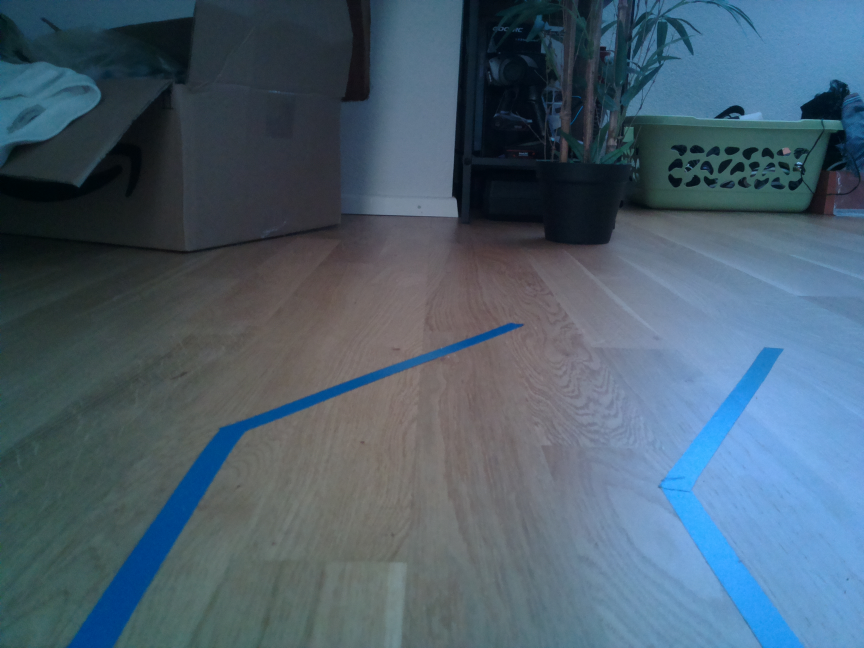
#> input picture AutoPilot/utilities/lane_tracking/test2.jpg, 2592 x 1944 px (shown at 1/3 size)
$ python lanes.py
#> lines starting #> are read from the running program, lines starting #| are printed output that depends on the picture; after the words box and inside, x2 and y2 are one past the last pixel; in counts of white or black regions, pixels touching at a corner belong together
import cv2
import matplotlib.pyplot as plt
import numpy as np
import time
import os
import logging
import math
import sys
import datetime

test_img_path = 'test2.jpg'

def resize(image, show_img):
    resized_img = cv2.resize(image, (640, 480), interpolation=cv2.INTER_CUBIC)
    if show_img:
        cv2.imshow('image', resized_img)
    return resized_img

def hsv(resized_img, show_img):
    hsv = cv2.cvtColor(resized_img, cv2.COLOR_BGR2HSV)
    if show_img:
        cv2.imshow('hsv', hsv)
    lower_blue = np.array([50, 120, 0])
    upper_blue = np.array([140, 255, 255])
    mask = cv2.inRange(hsv, lower_blue, upper_blue)
    if show_img:
        cv2.imshow('blue mask', mask)
    return mask

def canny(hsv_img, show_img):
    blur = cv2.GaussianBlur(hsv_img, (5, 5), 0)
    canny = cv2.Canny(blur, 50, 150)
    if show_img:
        cv2.imshow('canny', canny)
    return canny

def region_of_interest(canny_img, show_img):
    height, width = canny_img.shape
    polygons = np.array([
    [(0, height), (int(width*0.4), int(height*0.5)), (int(width*0.6), int(height*0.5)), (width, height)]
    ])
    mask = np.zeros_like(canny_img)
    cv2.fillPoly(mask, polygons, 255)
    cropped_img = cv2.bitwise_and(canny_img, mask)
    if show_img:
        cv2.imshow('cropped image', cropped_img)
    return cropped_img

def detect_line_segments(cropped_img):
    # tuning min_threshold, minLineLength, maxLineGap is a trial and error process by hand
    rho = 1  # precision in pixel, i.e. 1 pixel
    angle = np.pi / 180  # degree in radian, i.e. 1 degree
    min_threshold = 10  # minimal of votes
    line_segments = cv2.HoughLinesP(cropped_img, rho, angle, min_threshold, np.array([]), minLineLength=8,
                                    maxLineGap=4)

    return line_segments

def display_lines(frame, lines, line_color=(0, 255, 0), line_width=10):
    line_image = np.zeros_like(frame)
    if lines is not None:
        for line in lines:
            for x1, y1, x2, y2 in line:
                cv2.line(line_image, (x1, y1), (x2, y2), line_color, line_width)
    line_image = cv2.addWeighted(frame, 0.8, line_image, 1, 1)
    return line_image

def average_slope_intercept(frame, line_segments):
    """
    This function combines line segments into one or two lane lines
    If all line slopes are < 0: then we only have detected left lane
    If all line slopes are > 0: then we only have detected right lane
    """
    lane_lines = []
    if line_segments is None:
        logging.info('No line_segment segments detected')
        return lane_lines

    height, width = frame.shape
    left_fit = []
    right_fit = []

    boundary = 1/3
    left_region_boundary = width * (1 - boundary)  # left lane line segment should be on left 2/3 of the screen
    right_region_boundary = width * boundary # right lane line segment should be on left 2/3 of the screen

    for line_segment in line_segments:
        for x1, y1, x2, y2 in line_segment:
            if x1 == x2:
                logging.info('skipping vertical line segment (slope=inf): %s' % line_segment)
                continue
            fit = np.polyfit((x1, x2), (y1, y2), 1)
            slope = fit[0]
            intercept = fit[1]
            if slope < 0:
                if x1 < left_region_boundary and x2 < left_region_boundary:
                    left_fit.append((slope, intercept))
            else:
                if x1 > right_region_boundary and x2 > right_region_boundary:
                    right_fit.append((slope, intercept))

    left_fit_average = np.average(left_fit, axis=0)
    if len(left_fit) > 0:
        lane_lines.append(make_points(frame, left_fit_average))

    right_fit_average = np.average(right_fit, axis=0)
    if len(right_fit) > 0:
        lane_lines.append(make_points(frame, right_fit_average))

    logging.debug('lane lines: %s' % lane_lines)  # [[[316, 720, 484, 432]], [[1009, 720, 718, 432]]]

    return lane_lines

def make_points(frame, line):
    height, width = frame.shape
    slope, intercept = line
    y1 = height  # bottom of the frame
    y2 = int(y1 * 1 / 2)  # make points from middle of the frame down

    # bound the coordinates within the frame
    x1 = max(-width, min(2 * width, int((y1 - intercept) / slope)))
    x2 = max(-width, min(2 * width, int((y2 - intercept) / slope)))
    return [[x1, y1, x2, y2]]

def compute_steering_angle(frame, lane_lines):
    """ Find the steering angle based on lane line coordinate
        We assume that camera is calibrated to point to dead center
    """
    if len(lane_lines) == 0:
        logging.info('No lane lines detected, do nothing')
        return -90

    height, width, _ = frame.shape
    if len(lane_lines) == 1:
        logging.debug('Only detected one lane line, just follow it. %s' % lane_lines[0])
        x1, _, x2, _ = lane_lines[0][0]
        x_offset = x2 - x1
    else:
        _, _, left_x2, _ = lane_lines[0][0]
        _, _, right_x2, _ = lane_lines[1][0]
        camera_mid_offset_percent = 0.02 # 0.0 means car pointing to center, -0.03: car is centered to left, +0.03 means car pointing to right
        mid = int(width / 2 * (1 + camera_mid_offset_percent))
        x_offset = (left_x2 + right_x2) / 2 - mid

    # find the steering angle, which is angle between navigation direction to end of center line
    y_offset = int(height / 2)

    angle_to_mid_radian = math.atan(x_offset / y_offset)  # angle (in radian) to center vertical line
    angle_to_mid_deg = int(angle_to_mid_radian * 180.0 / math.pi)  # angle (in degrees) to center vertical line
    steering_angle = angle_to_mid_deg + 90  # this is the steering angle needed by picar front wheel

    logging.debug('new steering angle: %s' % steering_angle)
    return steering_angle

def display_heading_line(frame, steering_angle, line_color=(0, 0, 255), line_width=5, ):
    heading_image = np.zeros_like(frame)
    height, width, _ = frame.shape

    # figure out the heading line from steering angle
    # heading line (x1,y1) is always center bottom of the screen
    # (x2, y2) requires a bit of trigonometry

    # Note: the steering angle of:
    # 0-89 degree: turn left
    # 90 degree: going straight
    # 91-180 degree: turn right
    steering_angle_radian = steering_angle / 180.0 * math.pi
    x1 = int(width / 2)
    y1 = height
    x2 = int(x1 - height / 2 / math.tan(steering_angle_radian))
    y2 = int(height / 2)

    cv2.line(heading_image, (x1, y1), (x2, y2), line_color, line_width)
    heading_image = cv2.addWeighted(frame, 0.8, heading_image, 1, 1)

    return heading_image

def detect_lane(input_image):
#> called with input_image = 'test2.jpg'
    image = cv2.imread(input_image)
#> image is the input picture: shape (1944, 2592, 3); mean B, G, R 109.8, 94.5, 74.2
    resized_img = resize(image, False)
    hsv_img = hsv(resized_img, False)
#> in hsv, `hsv = cv2.cvtColor(resized_img, cv2.COLOR_BGR2HSV)`: hsv: shape (480, 640, 3); mean H, S, V 94.1, 85.7, 111.7
#> in hsv, `mask = cv2.inRange(hsv, lower_blue, upper_blue)`:
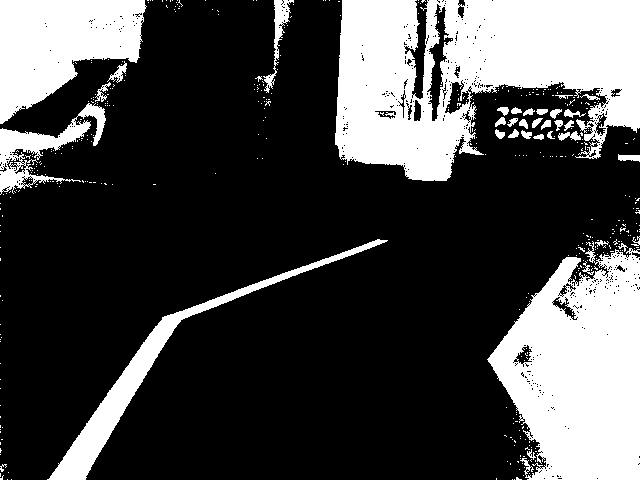
#> mask: shape (480, 640); 27.7% white; 434 white regions (398 under 20 px), largest, box (x1, y1, x2, y2) and area: (335, 0, 640, 181) 36075, (487, 241, 640, 480) 25181, (0, 0, 147, 124) 11535
    canny_img = canny(hsv_img, False)
#> in canny, `canny = cv2.Canny(blur, 50, 150)`: canny: shape (480, 640); 3.3% white in thin lines or dots
    cropped_img = region_of_interest(canny_img, False)
#> in region_of_interest, `cv2.fillPoly(mask, polygons, 255)`:
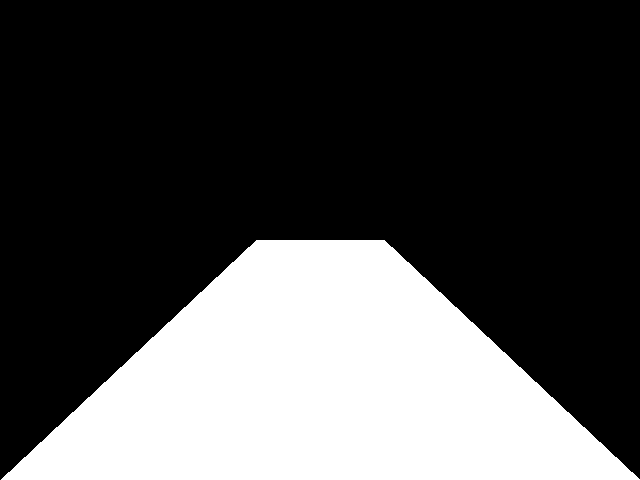
#> mask: shape (480, 640); 30% white; 1 white region, box (x1, y1, x2, y2) and area: (1, 240, 640, 480) 92176
#> in region_of_interest, `cropped_img = cv2.bitwise_and(canny_img, mask)`:
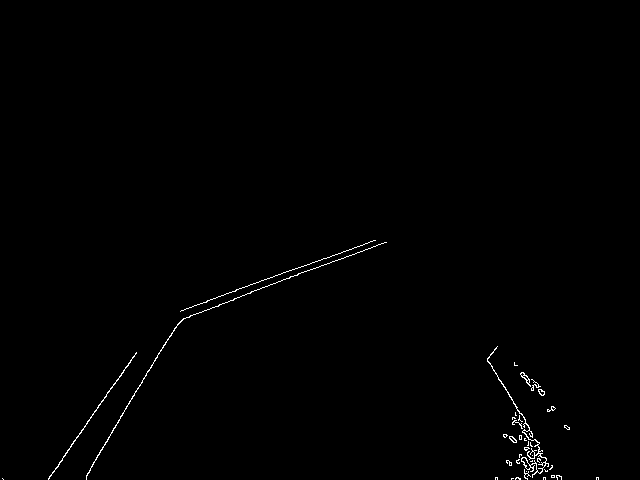
#> cropped_img: shape (480, 640); 0.54% white in thin lines or dots, all inside (x1, y1, x2, y2) = (2, 240, 599, 480)

    line_segments = detect_line_segments(cropped_img)
#> in detect_line_segments, `line_segments = cv2.HoughLinesP(cropped_img, rho, angle, min_threshold..`: line_segments = 60 rows, first 6: [251, 291, 386, 242], [207, 300, 323, 258], [48, 479, 101, 401], [87, 473, 174, 328], [520, 439, 525, 419], [532, 436, 550, 468]
    line_segments_img = display_lines(resized_img, line_segments)
#> the loop in display_lines, `for line in lines:` made 60 passes
#> line on passes 1 to 12: [[251, 291, 386, 242]], [[207, 300, 323, 258]], [[48, 479, 101, 401]], [[87, 473, 174, 328]], [[520, 439, 525, 419]], [[532, 436, 550, 468]], [[532, 477, 535, 439]], [[523, 377, 533, 390]], [[487, 359, 519, 413]], [[163, 347, 178, 323]], [[514, 417, 530, 442]], [[515, 414, 529, 439]]
#> in display_lines, `line_image = cv2.addWeighted(frame, 0.8, line_image, 1, 1)`:
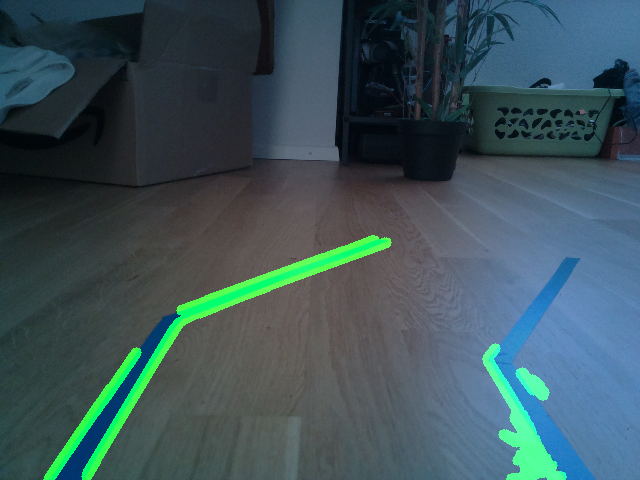
#> line_image: shape (480, 640, 3); mean B, G, R 88.9, 82.9, 60.4

    lane_lines = average_slope_intercept(cropped_img, line_segments)
#> the loop in average_slope_intercept, `for line_segment in line_segments:` made 60 passes
#> after the loop in average_slope_intercept, `for line_segment in line_segments:`: left_fit = [(-0.363, 382.1), (-0.362, 374.9), (-1.47, 549.6), (-1.67, 618), (-1.6, 607.8), (-1.45, 549.8), (-0.367, 377), (-0.408, 393.8), (-0.357, 374.6), (-0.383, 382.9), (-1.7, 622.2), (-0.389, 385.4), (-0.5, 411), (-1.53, 556.7), (-0.571, 424.3), (-0.364, 383.1)]; right_fit = 32 pairs, first value 1.45e-15 to 5.5, second value -2510 to 479
#> in average_slope_intercept, `left_fit_average = np.average(left_fit, axis=0)`: left_fit_average = [-0.843, 462.1]
#> in make_points, `slope, intercept = line`: slope = -0.843; intercept = 462.1
#> in make_points, `x1 = max(-width, min(2 * width, int((y1 - intercept) / slope)))`: x1 = -21
#> in make_points, `x2 = max(-width, min(2 * width, int((y2 - intercept) / slope)))`: x2 = 263
#> in average_slope_intercept, `right_fit_average = np.average(right_fit, axis=0)`: right_fit_average = [1.49, -356.1]
#> lane_lines = [[[-21, 480, 263, 240]], [[560, 480, 399, 240]]]
    lane_lines_img = display_lines(resized_img, lane_lines)
#> call 2 of display_lines, with line_color = (0, 255, 0), line_width = 10
#> the loop in display_lines (call 2), `for line in lines:` made 2 passes
#> after the loop in display_lines (call 2), `for line in lines:`:
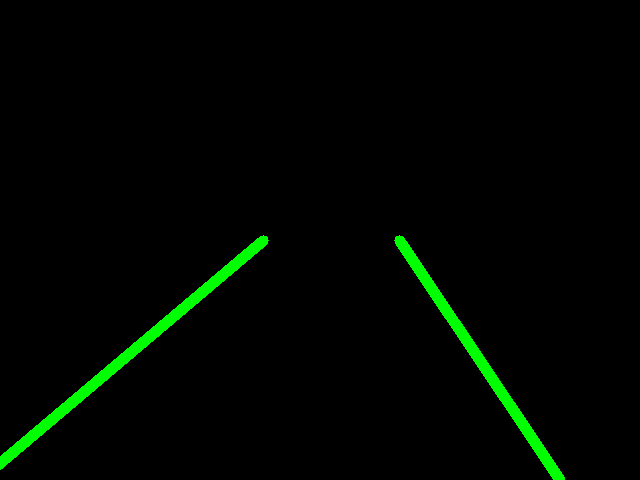
#> line_image: shape (480, 640, 3); mean B, G, R 0, 5.9, 0
#> in display_lines (call 2), `line_image = cv2.addWeighted(frame, 0.8, line_image, 1, 1)`:
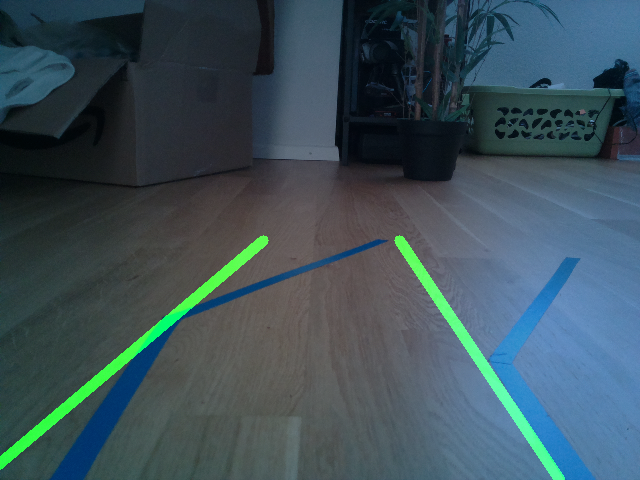
#> line_image: shape (480, 640, 3); mean B, G, R 88.9, 80.4, 60.4

    return lane_lines, lane_lines_img, resized_img

lane_lines, lane_lines_img, img = detect_lane(test_img_path)
#> lane_lines = [[[-21, 480, 263, 240]], [[560, 480, 399, 240]]]
new_steering_angle = compute_steering_angle(img, lane_lines)
#> in compute_steering_angle, `_, _, left_x2, _ = lane_lines[0][0]`: left_x2 = 263
#> in compute_steering_angle, `_, _, right_x2, _ = lane_lines[1][0]`: right_x2 = 399
#> in compute_steering_angle, `x_offset = (left_x2 + right_x2) / 2 - mid`: x_offset = 5
#> in compute_steering_angle, `angle_to_mid_radian = math.atan(x_offset / y_offset)`: angle_to_mid_radian = 0.0208
#> in compute_steering_angle, `angle_to_mid_deg = int(angle_to_mid_radian * 180.0 / math.pi)`: angle_to_mid_deg = 1
#> in compute_steering_angle, `steering_angle = angle_to_mid_deg + 90`: steering_angle = 91
#> new_steering_angle = 91
heading_img = display_heading_line(img, new_steering_angle)
#> in display_heading_line, `steering_angle_radian = steering_angle / 180.0 * math.pi`: steering_angle_radian = 1.59
#> in display_heading_line, `x2 = int(x1 - height / 2 / math.tan(steering_angle_radian))`: x2 = 324
#> in display_heading_line, `heading_image = cv2.addWeighted(frame, 0.8, heading_image, 1, 1)`:
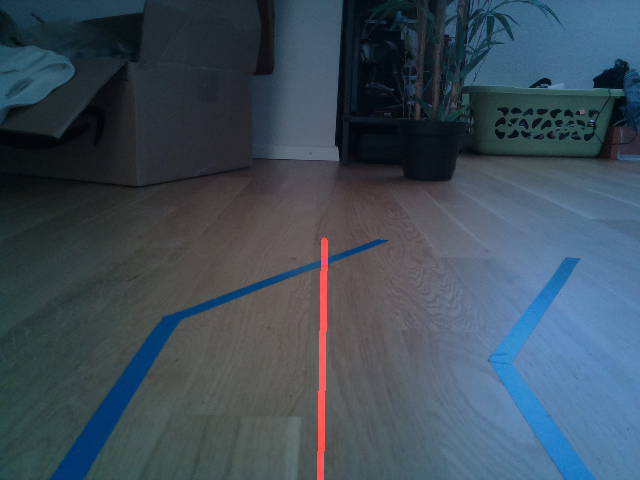
#> heading_image: shape (480, 640, 3); mean B, G, R 88.9, 76.6, 61.3
cv2.imshow('heading img', heading_img)
cv2.waitKey(0)

$ run again, with AutoPilot/utilities/lane_tracking/test.jpg copied over AutoPilot/utilities/lane_tracking/test2.jpg
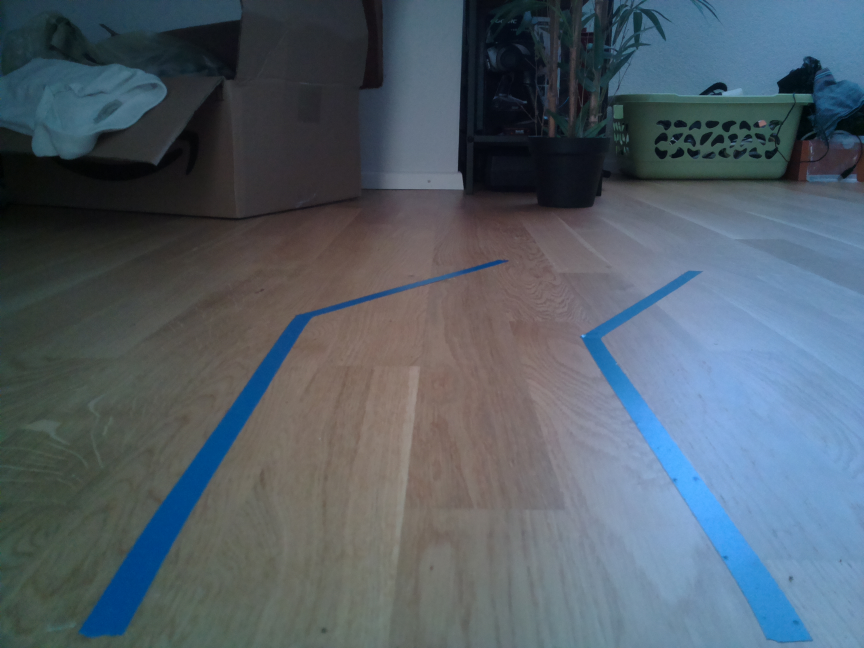
#> input picture AutoPilot/utilities/lane_tracking/test.jpg, 2592 x 1944 px (shown at 1/3 size)
#> in detect_lane, image is the input picture: shape (1944, 2592, 3); mean B, G, R 104.8, 94.5, 82
#> hsv: shape (480, 640, 3); mean H, S, V 80.2, 70.2, 110.2
#> in hsv, `mask = cv2.inRange(hsv, lower_blue, upper_blue)`:
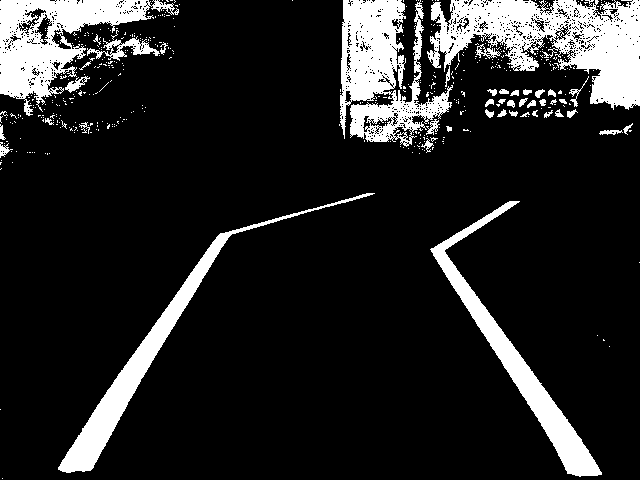
#> mask: shape (480, 640); 14.2% white; 454 white regions (412 under 20 px), largest, box (x1, y1, x2, y2) and area: (427, 0, 640, 110) 11886, (340, 0, 453, 147) 8598, (0, 0, 179, 116) 7720
#> canny: shape (480, 640); 4.3% white in thin lines or dots
#> cropped_img: shape (480, 640); 0.26% white in thin lines or dots, all inside (x1, y1, x2, y2) = (1, 305, 602, 480)
#> in detect_line_segments, `line_segments = cv2.HoughLinesP(cropped_img, rho, angle, min_threshold..`: line_segments = 23 rows, first 6: [541, 426, 560, 458], [118, 420, 164, 340], [480, 330, 540, 422], [589, 453, 601, 472], [58, 467, 92, 414], [59, 464, 118, 373]
#> the loop in display_lines, `for line in lines:` made 23 passes
#> the loop in average_slope_intercept, `for line_segment in line_segments:` made 23 passes
#> after the loop in average_slope_intercept, `for line_segment in line_segments:`: left_fit = [(-1.74, 625.2), (-1.56, 557.4), (-1.54, 555), (-1.77, 629.9), (-1.68, 618.1), (-1.53, 555.7), (-1.74, 628.1), (-1.74, 626.2), (-1.67, 572.7), (-1.5, 553)]; right_fit = [(1.68, -485.2), (1.53, -406), (1.58, -479.6), (1.37, -357.5), (1.55, -414.2), (1.43, -389.4), (0.231, 342.2), (1.36, -351.8), (1.89, -599), (1.5, -391.5)]
#> left_fit_average = [-1.65, 592.1]
#> slope = -1.65; intercept = 592.1
#> in make_points, `x1 = max(-width, min(2 * width, int((y1 - intercept) / slope)))`: x1 = 68
#> in make_points, `x2 = max(-width, min(2 * width, int((y2 - intercept) / slope)))`: x2 = 213
#> right_fit_average = [1.41, -353.2]
#> in detect_lane, `lane_lines = average_slope_intercept(cropped_img, line_segments)`: lane_lines = [[[68, 480, 213, 240]], [[589, 480, 419, 240]]]
#> the loop in display_lines (call 2), `for line in lines:` made 2 passes
#> left_x2 = 213
#> right_x2 = 419
#> x_offset = -10
#> angle_to_mid_radian = -0.0416
#> angle_to_mid_deg = -2
#> steering_angle = 88
#> steering_angle_radian = 1.54
#> in display_heading_line, `x2 = int(x1 - height / 2 / math.tan(steering_angle_radian))`: x2 = 311
#> in display_heading_line, `heading_image = cv2.addWeighted(frame, 0.8, heading_image, 1, 1)`:
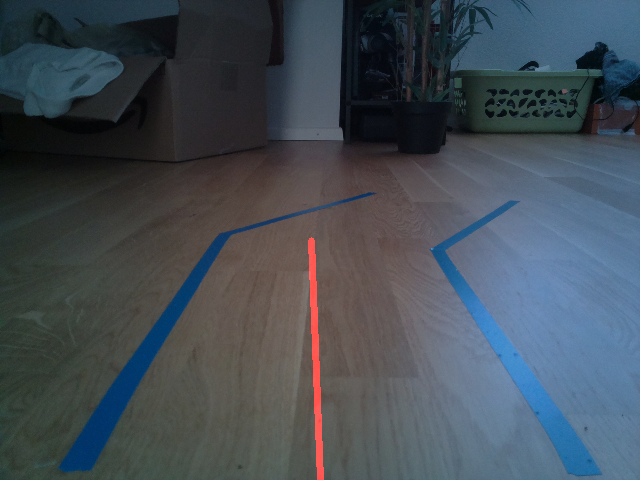
#> heading_image: shape (480, 640, 3); mean B, G, R 84.8, 76.6, 67.5
